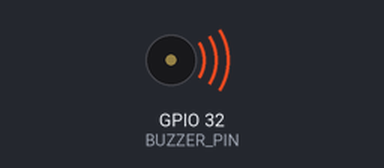
Bench run of a sketch on a simulated ESP32. Parts: buzzer (waves = sounding).

Above: at 1.5 s.
At 4.5 s:
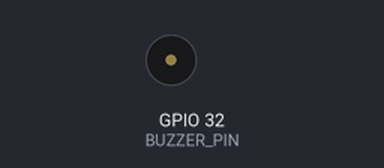
Timing chart, 0 to 7.8 s (numbered marks = the images above):
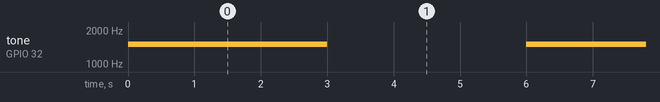

Measured:
- by itself, tone on GPIO 32 (BUZZER_PIN): alternates 1500 Hz for 3.0 s and silent for 3.0 s

The sketch:

GISMO6_Buzzer_Tone.ino
```cpp
#define BUZZER_PIN 32
#define BUZZER_CHANNEL 0
void setup(){

  }
void loop(){
  ledcAttachPin(BUZZER_PIN, BUZZER_CHANNEL);
  ledcWriteTone(BUZZER_CHANNEL,1500);
  delay(3000);
  ledcDetachPin(BUZZER_PIN);
  delay(3000);
}
```
